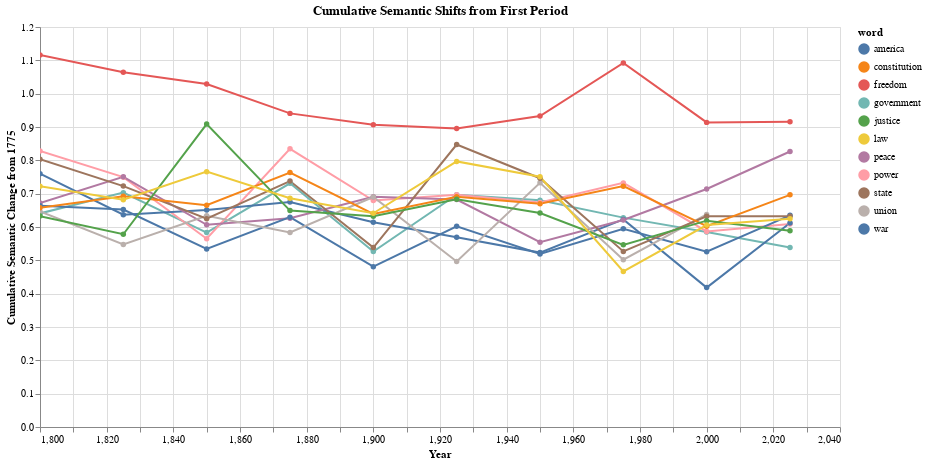

The code cell stored with this chart in its notebook:
### Code cell
shift_data = []
# Use first period as reference
base_period = periods[0]
base_model = models[base_period]

for current_period in periods[1:]:
    current_model = models[current_period]
    aligner = ProcustesAligner()
    metrics = aligner.fit(
        base_model.embeddings,
        current_model.embeddings,
        base_model.vocabulary,
        current_model.vocabulary,
    )

    for word in target_words:
        sim = aligner.get_word_similarity(
            word, base_model.embeddings, current_model.embeddings
        )
        if sim is not None:
            shift_data.append(
                {"period": current_period, "word": word, "cumulative_shift": 1 - sim}
            )

df_cumulative = pd.DataFrame(shift_data)
df_cumulative["year"] = df_cumulative["period"].apply(lambda x: int(x.split("-")[0]))

cumulative_timeline = (
    alt.Chart(df_cumulative)
    .mark_line(point=True)
    .encode(
        x=alt.X("year:Q", title="Year"),
        y=alt.Y("cumulative_shift:Q", title="Cumulative Semantic Change from 1775"),
        color="word:N",
        tooltip=["word", "year", "cumulative_shift"],
    )
    .properties(
        width=800, height=400, title="Cumulative Semantic Shifts from First Period"
    )
    .interactive()
)

cumulative_timeline

### Figure 1 — Vega-Lite specification as saved in the notebook (floating-point values rounded to 4 significant figures)
{"config": {"view": {"continuousWidth": 300, "continuousHeight": 300}}, "data": {"name": "data-3e96e84e7d6443fb841d27fabc54c914"}, "mark": {"type": "line", "point": true}, "encoding": {"color": {"field": "word", "type": "nominal"}, "tooltip": [{"field": "word", "type": "nominal"}, {"field": "year", "type": "quantitative"}, {"field": "cumulative_shift", "type": "quantitative"}], "x": {"field": "year", "title": "Year", "type": "quantitative"}, "y": {"field": "cumulative_shift", "title": "Cumulative Semantic Change from 1775", "type": "quantitative"}}, "height": 400, "params": [{"name": "param_2", "select": {"type": "interval", "encodings": ["x", "y"]}, "bind": "scales"}], "title": "Cumulative Semantic Shifts from First Period", "width": 800, "$schema": "https://vega.github.io/schema/vega-lite/v5.20.1.json", "datasets": {"data-3e96e84e7d6443fb841d27fabc54c914": [{"period": "1800-1824", "word": "freedom", "cumulative_shift": 1.116, "year": 1800}, {"period": "1800-1824", "word": "government", "cumulative_shift": 0.6408, "year": 1800}, {"period": "1800-1824", "word": "power", "cumulative_shift": 0.828, "year": 1800}, {"period": "1800-1824", "word": "war", "cumulative_shift": 0.76, "year": 1800}, {"period": "1800-1824", "word": "peace", "cumulative_shift": 0.6718, "year": 1800}, {"period": "1800-1824", "word": "america", "cumulative_shift": 0.6636, "year": 1800}, {"period": "1800-1824", "word": "union", "cumulative_shift": 0.6464, "year": 1800}, {"period": "1800-1824", "word": "state", "cumulative_shift": 0.8036, "year": 1800}, {"period": "1800-1824", "word": "constitution", "cumulative_shift": 0.6576, "year": 1800}, {"period": "1800-1824", "word": "justice", "cumulative_shift": 0.6327, "year": 1800}, {"period": "1800-1824", "word": "law", "cumulative_shift": 0.7225, "year": 1800}, {"period": "1825-1849", "word": "freedom", "cumulative_shift": 1.064, "year": 1825}, {"period": "1825-1849", "word": "government", "cumulative_shift": 0.7031, "year": 1825}, {"period": "1825-1849", "word": "power", "cumulative_shift": 0.7496, "year": 1825}, {"period": "1825-1849", "word": "war", "cumulative_shift": 0.6369, "year": 1825}, {"period": "1825-1849", "word": "peace", "cumulative_shift": 0.7506, "year": 1825}, {"period": "1825-1849", "word": "america", "cumulative_shift": 0.6522, "year": 1825}, {"period": "1825-1849", "word": "union", "cumulative_shift": 0.5477, "year": 1825}, {"period": "1825-1849", "word": "state", "cumulative_shift": 0.7228, "year": 1825}, {"period": "1825-1849", "word": "constitution", "cumulative_shift": 0.6924, "year": 1825}, {"period": "1825-1849", "word": "justice", "cumulative_shift": 0.5782, "year": 1825}, {"period": "1825-1849", "word": "law", "cumulative_shift": 0.682, "year": 1825}, {"period": "1850-1874", "word": "freedom", "cumulative_shift": 1.029, "year": 1850}, {"period": "1850-1874", "word": "government", "cumulative_shift": 0.5832, "year": 1850}, {"period": "1850-1874", "word": "power", "cumulative_shift": 0.5648, "year": 1850}, {"period": "1850-1874", "word": "war", "cumulative_shift": 0.6509, "year": 1850}, {"period": "1850-1874", "word": "peace", "cumulative_shift": 0.6065, "year": 1850}, {"period": "1850-1874", "word": "america", "cumulative_shift": 0.5339, "year": 1850}, {"period": "1850-1874", "word": "union", "cumulative_shift": 0.634, "year": 1850}, {"period": "1850-1874", "word": "state", "cumulative_shift": 0.6248, "year": 1850}, {"period": "1850-1874", "word": "constitution", "cumulative_shift": 0.6656, "year": 1850}, {"period": "1850-1874", "word": "justice", "cumulative_shift": 0.9089, "year": 1850}, {"period": "1850-1874", "word": "law", "cumulative_shift": 0.766, "year": 1850}, {"period": "1875-1899", "word": "freedom", "cumulative_shift": 0.9409, "year": 1875}, {"period": "1875-1899", "word": "government", "cumulative_shift": 0.7311, "year": 1875}, {"period": "1875-1899", "word": "power", "cumulative_shift": 0.8345, "year": 1875}, {"period": "1875-1899", "word": "war", "cumulative_shift": 0.6752, "year": 1875}, {"period": "1875-1899", "word": "peace", "cumulative_shift": 0.6266, "year": 1875}, {"period": "1875-1899", "word": "america", "cumulative_shift": 0.6296, "year": 1875}, {"period": "1875-1899", "word": "union", "cumulative_shift": 0.5836, "year": 1875}, {"period": "1875-1899", "word": "state", "cumulative_shift": 0.7378, "year": 1875}, {"period": "1875-1899", "word": "constitution", "cumulative_shift": 0.7633, "year": 1875}, {"period": "1875-1899", "word": "justice", "cumulative_shift": 0.6492, "year": 1875}, {"period": "1875-1899", "word": "law", "cumulative_shift": 0.6862, "year": 1875}, {"period": "1900-1924", "word": "freedom", "cumulative_shift": 0.9068, "year": 1900}, {"period": "1900-1924", "word": "government", "cumulative_shift": 0.5265, "year": 1900}, {"period": "1900-1924", "word": "power", "cumulative_shift": 0.6795, "year": 1900}, {"period": "1900-1924", "word": "war", "cumulative_shift": 0.6141, "year": 1900}, {"period": "1900-1924", "word": "peace", "cumulative_shift": 0.6905, "year": 1900}, {"period": "1900-1924", "word": "america", "cumulative_shift": 0.4809, "year": 1900}, {"period": "1900-1924", "word": "union", "cumulative_shift": 0.69, "year": 1900}, {"period": "1900-1924", "word": "state", "cumulative_shift": 0.5383, "year": 1900}, {"period": "1900-1924", "word": "constitution", "cumulative_shift": 0.639, "year": 1900}, {"period": "1900-1924", "word": "justice", "cumulative_shift": 0.6321, "year": 1900}, {"period": "1900-1924", "word": "law", "cumulative_shift": 0.6413, "year": 1900}, {"period": "1925-1949", "word": "freedom", "cumulative_shift": 0.8958, "year": 1925}, {"period": "1925-1949", "word": "government", "cumulative_shift": 0.6966, "year": 1925}, {"period": "1925-1949", "word": "power", "cumulative_shift": 0.6967, "year": 1925}, {"period": "1925-1949", "word": "war", "cumulative_shift": 0.5689, "year": 1925}, {"period": "1925-1949", "word": "peace", "cumulative_shift": 0.6822, "year": 1925}, {"period": "1925-1949", "word": "america", "cumulative_shift": 0.6023, "year": 1925}, {"period": "1925-1949", "word": "union", "cumulative_shift": 0.4967, "year": 1925}, {"period": "1925-1949", "word": "state", "cumulative_shift": 0.8474, "year": 1925}, {"period": "1925-1949", "word": "constitution", "cumulative_shift": 0.6906, "year": 1925}, {"period": "1925-1949", "word": "justice", "cumulative_shift": 0.683, "year": 1925}, {"period": "1925-1949", "word": "law", "cumulative_shift": 0.7968, "year": 1925}, {"period": "1950-1974", "word": "freedom", "cumulative_shift": 0.9327, "year": 1950}, {"period": "1950-1974", "word": "government", "cumulative_shift": 0.68, "year": 1950}, {"period": "1950-1974", "word": "power", "cumulative_shift": 0.6737, "year": 1950}, {"period": "1950-1974", "word": "war", "cumulative_shift": 0.5232, "year": 1950}, {"period": "1950-1974", "word": "peace", "cumulative_shift": 0.5545, "year": 1950}, {"period": "1950-1974", "word": "america", "cumulative_shift": 0.5189, "year": 1950}, {"period": "1950-1974", "word": "union", "cumulative_shift": 0.7325, "year": 1950}, {"period": "1950-1974", "word": "state", "cumulative_shift": 0.7463, "year": 1950}, {"period": "1950-1974", "word": "constitution", "cumulative_shift": 0.6697, "year": 1950}, {"period": "1950-1974", "word": "justice", "cumulative_shift": 0.642, "year": 1950}, {"period": "1950-1974", "word": "law", "cumulative_shift": 0.7506, "year": 1950}, {"period": "1975-1999", "word": "freedom", "cumulative_shift": 1.092, "year": 1975}, {"period": "1975-1999", "word": "government", "cumulative_shift": 0.6281, "year": 1975}, {"period": "1975-1999", "word": "power", "cumulative_shift": 0.7324, "year": 1975}, {"period": "1975-1999", "word": "war", "cumulative_shift": 0.6227, "year": 1975}, {"period": "1975-1999", "word": "peace", "cumulative_shift": 0.621, "year": 1975}, {"period": "1975-1999", "word": "america", "cumulative_shift": 0.5949, "year": 1975}, {"period": "1975-1999", "word": "union", "cumulative_shift": 0.5019, "year": 1975}, {"period": "1975-1999", "word": "state", "cumulative_shift": 0.5268, "year": 1975}, {"period": "1975-1999", "word": "constitution", "cumulative_shift": 0.7226, "year": 1975}, {"period": "1975-1999", "word": "justice", "cumulative_shift": 0.5465, "year": 1975}, {"period": "1975-1999", "word": "law", "cumulative_shift": 0.4666, "year": 1975}, {"period": "2000-2024", "word": "freedom", "cumulative_shift": 0.9139, "year": 2000}, {"period": "2000-2024", "word": "government", "cumulative_shift": 0.5847, "year": 2000}, {"period": "2000-2024", "word": "power", "cumulative_shift": 0.5866, "year": 2000}, {"period": "2000-2024", "word": "war", "cumulative_shift": 0.4182, "year": 2000}, {"period": "2000-2024", "word": "peace", "cumulative_shift": 0.7141, "year": 2000}, {"period": "2000-2024", "word": "america", "cumulative_shift": 0.5259, "year": 2000}, {"period": "2000-2024", "word": "union", "cumulative_shift": 0.6377, "year": 2000}, {"period": "2000-2024", "word": "state", "cumulative_shift": 0.6321, "year": 2000}, {"period": "2000-2024", "word": "constitution", "cumulative_shift": 0.6023, "year": 2000}, {"period": "2000-2024", "word": "justice", "cumulative_shift": 0.6191, "year": 2000}, {"period": "2000-2024", "word": "law", "cumulative_shift": 0.6059, "year": 2000}, {"period": "2025-2049", "word": "freedom", "cumulative_shift": 0.9159, "year": 2025}, {"period": "2025-2049", "word": "government", "cumulative_shift": 0.5387, "year": 2025}, {"period": "2025-2049", "word": "power", "cumulative_shift": 0.6088, "year": 2025}, {"period": "2025-2049", "word": "war", "cumulative_shift": 0.612, "year": 2025}, {"period": "2025-2049", "word": "peace", "cumulative_shift": 0.8264, "year": 2025}, {"period": "2025-2049", "word": "america", "cumulative_shift": 0.635, "year": 2025}, {"period": "2025-2049", "word": "state", "cumulative_shift": 0.6321, "year": 2025}, {"period": "2025-2049", "word": "constitution", "cumulative_shift": 0.6965, "year": 2025}, {"period": "2025-2049", "word": "justice", "cumulative_shift": 0.5887, "year": 2025}, {"period": "2025-2049", "word": "law", "cumulative_shift": 0.6247, "year": 2025}]}}
